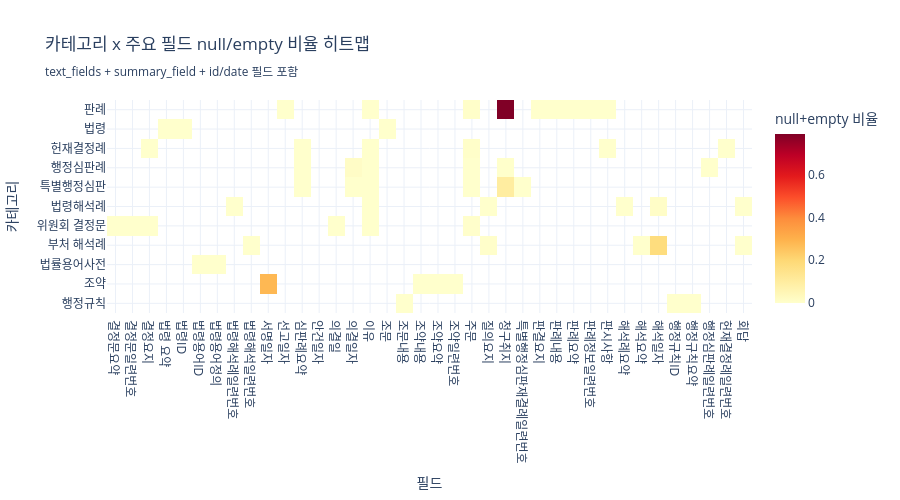

Notebook code cell kept with this figure:
### Code cell
# ── null률 히트맵 (카테고리 x 필드) ──────────────────────
# 주요 필드: text_fields + id_field + date_field + summary_field
key_fields_per_cat = {}
for cat_key, cat_info in CATEGORIES.items():
    fields = set()
    if cat_info.get("id_field"):
        fields.add(cat_info["id_field"])
    if cat_info.get("date_field"):
        fields.add(cat_info["date_field"])
    for tf in cat_info.get("text_fields", []):
        fields.add(tf)
    if cat_info.get("summary_field"):
        fields.add(cat_info["summary_field"])
    key_fields_per_cat[cat_key] = fields

# 모든 주요 필드의 합집합
all_key_fields = sorted(set().union(*key_fields_per_cat.values()))

# 히트맵 데이터 구성
heatmap_data = []
cat_labels = []
for cat_key, qr in quality_results.items():
    cat_labels.append(qr["label"])
    row = []
    for field in all_key_fields:
        fq = qr["field_quality"].get(field)
        if fq is None:
            row.append(None)  # 해당 카테고리에 이 필드 없음
        else:
            row.append(fq["null_rate"] + fq["empty_rate"])  # null + empty 합산
    heatmap_data.append(row)

fig = px.imshow(
    heatmap_data,
    x=all_key_fields,
    y=cat_labels,
    title="카테고리 x 주요 필드 null/empty 비율 히트맵<br><sub>text_fields + summary_field + id/date 필드 포함</sub>",
    labels=dict(x="필드", y="카테고리", color="null+empty 비율"),
    color_continuous_scale="YlOrRd",
    aspect="auto",
)
fig.update_layout(height=500)
fig.show()

### Figure 1 — Plotly figure (JSON) as saved in the notebook; plotly's stock layout.template omitted (floating-point values rounded to 4 significant figures; data arrays with more than 128 entries replaced by an {"elided": "..."} marker saying what was removed)
{"data": [{"coloraxis": "coloraxis", "hovertemplate": "필드: %{x}<br>카테고리: %{y}<br>null+empty 비율: %{z}<extra></extra>", "name": "0", "type": "heatmap", "x": ["결정문요약", "결정문일련번호", "결정요지", "법령 요약", "법령ID", "법령용어ID", "법령용어정의", "법령해석례일련번호", "법령해석일련번호", "서명일자", "선고일자", "심판례요약", "안건일자", "의결일", "의결일자", "이유", "조문", "조문내용", "조약내용", "조약요약", "조약일련번호", "주문", "질의요지", "청구취지", "특별행정심판재결례일련번호", "판결요지", "판례내용", "판례요약", "판례정보일련번호", "판시사항", "해석례요약", "해석요약", "해석일자", "행정규칙ID", "행정규칙요약", "행정심판례일련번호", "헌재결정례일련번호", "회답"], "xaxis": "x", "y": ["판례", "법령", "헌재결정례", "행정심판례", "특별행정심판", "법령해석례", "위원회 결정문", "부처 해석례", "법률용어사전", "조약", "행정규칙"], "yaxis": "y", "z": {"elided": "11x38 float values"}}], "layout": {"coloraxis": {"colorbar": {"title": {"text": "null+empty 비율"}}, "colorscale": [[0, "rgb(255,255,204)"], [0.125, "rgb(255,237,160)"], [0.25, "rgb(254,217,118)"], [0.375, "rgb(254,178,76)"], [0.5, "rgb(253,141,60)"], [0.625, "rgb(252,78,42)"], [0.75, "rgb(227,26,28)"], [0.875, "rgb(189,0,38)"], [1, "rgb(128,0,38)"]]}, "height": 500, "title": {"text": "카테고리 x 주요 필드 null/empty 비율 히트맵<br><sub>text_fields + summary_field + id/date 필드 포함</sub>"}, "xaxis": {"anchor": "y", "domain": [0, 1], "title": {"text": "필드"}}, "yaxis": {"anchor": "x", "autorange": "reversed", "domain": [0, 1], "title": {"text": "카테고리"}}}}
